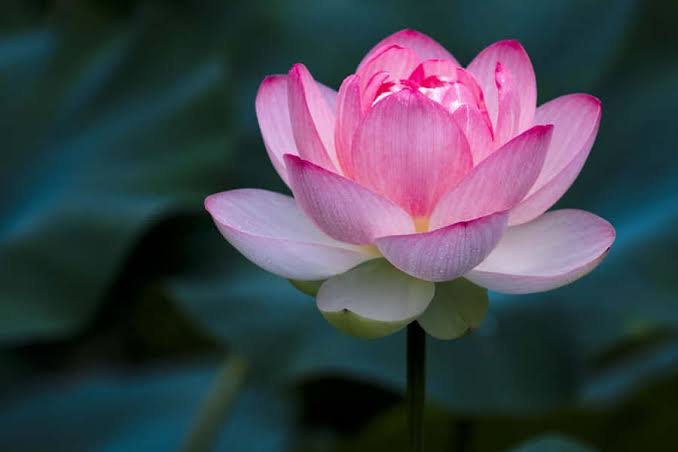
#> input picture Phase 5 (Edge Detection & Thresholding)/random_image.jpeg, 678 x 452 px, found by its file name
$ python thresholding.py
#> lines starting #> are read from the running program, lines starting #| are printed output that depends on the picture; after the words box and inside, x2 and y2 are one past the last pixel; in counts of white or black regions, pixels touching at a corner belong together
import cv2

image=cv2.imread('D:\\Open CV\\Phase 5 (Edge Detection & Thresholding)\\random_image.jpeg',cv2.IMREAD_GRAYSCALE)
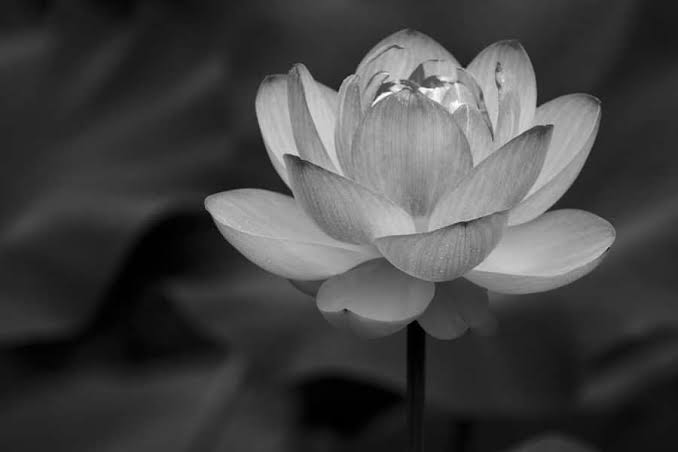
#> image: shape (452, 678); min 0, max 255, mean 67
ret, thresh_img=cv2.threshold(image,120,255,cv2.THRESH_BINARY)      #(image,threshold_value,max_value,thresholding_type)
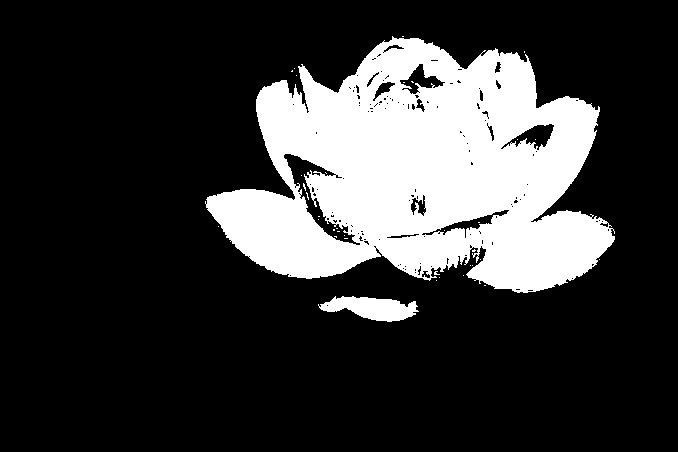
#> thresh_img: shape (452, 678); 22% white; 36 white regions (34 under 20 px), largest, box (x1, y1, x2, y2) and area: (205, 36, 615, 293) 65624, (318, 296, 419, 322) 1585

cv2.imshow("Original image",image)
cv2.imshow("Thresholded Image",thresh_img)

cv2.waitKey(0)
cv2.destroyAllWindows
